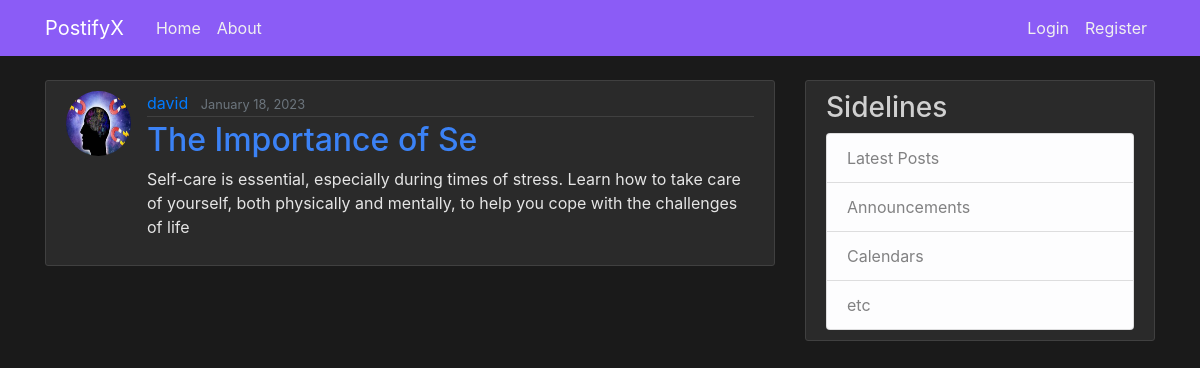
Screenshot of /post/12/ with the database file from the repository.
### blog/models.py (models this page shows, shortened)
class Post(models.Model):
    title= models.CharField(max_length=1000)
    content=models.TextField()
    date_posted=models.DateTimeField(default=timezone.now)
    author=models.ForeignKey(User,on_delete=models.CASCADE)

### users/models.py (models this page shows, shortened)
class Profile(models.Model):
    user=models.OneToOneField(User,on_delete=models.CASCADE)
    image=models.ImageField(default='default.jpg',upload_to='profile_pics')

### blog/views.py (the view)
# urls.py: path('post/<int:pk>/',PostDetailView.as_view(),name='post-detail'),
class PostDetailView(DetailView):
    model=Post
    context_object_name = 'post'

### blog/templates/blog/post_detail.html (shortened to what this page needs)
{% extends 'blog/base.html' %}
{% block content %}
<article class="media content-section">
  <img class="rounded-circle article-img" src="{{ post.author.profile.image.url }}" alt="">
  <div class="media-body">
    <div class="article-metadata">
      <a class="mr-2" href="{% url 'user-posts' post.author.username %}">{{ post.author }}</a>
      <small class="text-muted">{{ post.date_posted|date:"F d, Y" }}</small>
    </div>
    <h2 class="article-title">{{ post.title }}</h2>
    <p class="article-content">{{ post.content }}</p>
  </div>
</article>
{% endblock %}

### blog/static/blog/main.css (style rules this page uses)
body { background-color: #1a1a1a; color: #e5e5e5; margin-top: 5rem; }
h1, h2, h3, h4, h5, h6 { color: #d0d0d0; }
.content-section { background: #2a2a2a; padding: 10px 20px; border: 1px solid #404040; border-radius: 3px; margin-bottom: 20px; }
.article-title { color: #3b82f6; }
.article-content { white-space: pre-line; }
.article-img { height: 65px; width: 65px; margin-right: 16px; }
.article-metadata { padding-bottom: 1px; margin-bottom: 4px; border-bottom: 1px solid #404040 }

### rows the page displays
Post: author.profile.image (picture), author "david", date_posted "January 18, 2023", title "The Importance of Se", content "Self-care is essential, especially during times of stress. Learn how to take care of yourself, both physically and mentally, to help you cope with the challenges of life"
